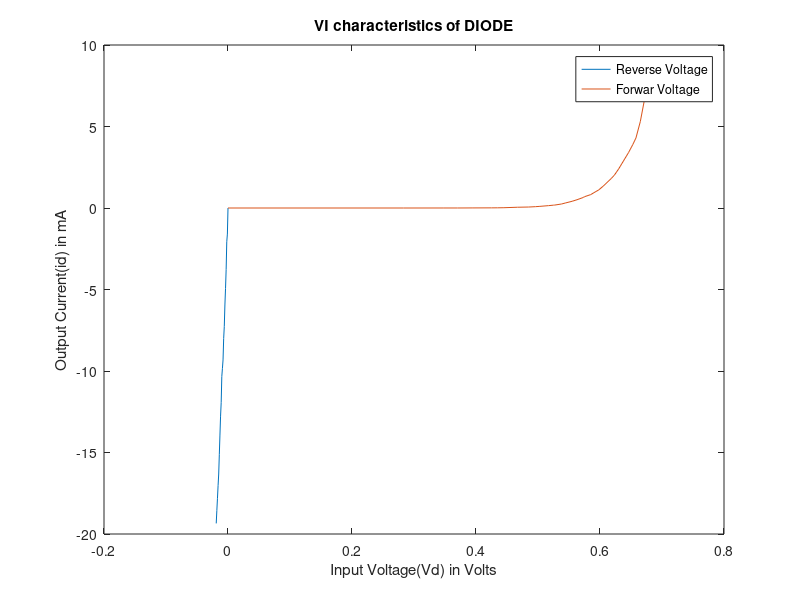

Reproduce this figure in MATLAB.
clc;
clear;
close all;

%Reverse voltage and current
Vd=[-0.019 -0.018 -0.017 -0.016 -0.015 -0.014 -0.013 -0.012 -0.011 -0.010 -0.009 -0.008 -0.007 -0.006 -0.005 -0.004 -0.003 -0.002 -0.001 0];
id=[-19.35 -18.56 -17.81 -17.03 -16.32 -15.11 -13.93 -12.77 -11.94 -10.34 -9.84 -9.32 -8.01 -7.27 -5.95 -4.94 -3.78 -2.07 -1.60 0];
plot(Vd,id)
hold on

%Forward voltage and current
Vd= [0 0.283 0.347 0.370 0.395 0.425 0.435 0.445 0.467 0.485 0.496 0.503 0.517 0.525 0.527 0.538 0.544 0.555 0.563 0.573 0.575 0.585 0.592 0.598 0.605 0.618 0.623 0.630 0.646 0.653 0.658 0.665 0.672 0.677 0.680];
id= [0 0 0.001 0.001 0.005 0.009 0.012 0.018 0.047 0.060 0.082 0.101 0.145 0.175 0.1810 0.246 0.306 0.412 0.509 0.646 0.693 0.822 0.979 1.112 1.335 1.805 2.007 2.392 3.4 3.9 4.3 5.3 6.7 7.6 8.0];
plot(Vd,id)

xlabel('Input Voltage(Vd) in Volts');
ylabel('Output Current(id) in mA');
legend('Reverse Voltage','Forwar Voltage')
title('VI characteristics of DIODE')


